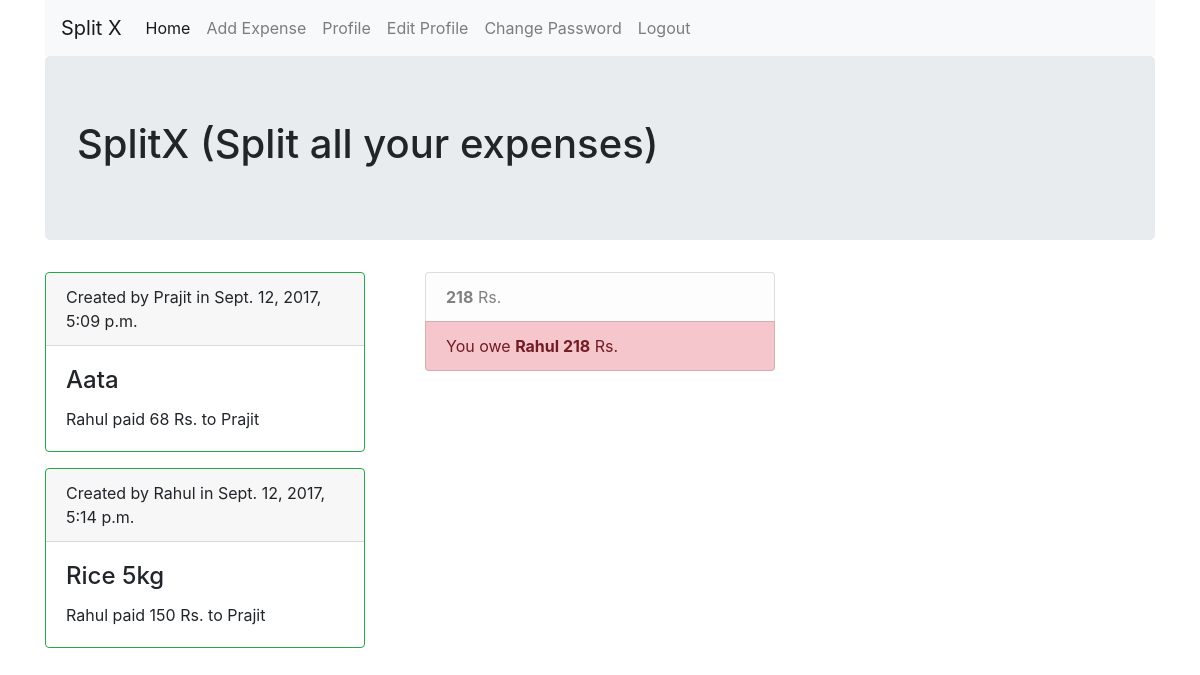
/splitx/ (signed in), run on an earlier commit of the app's database.
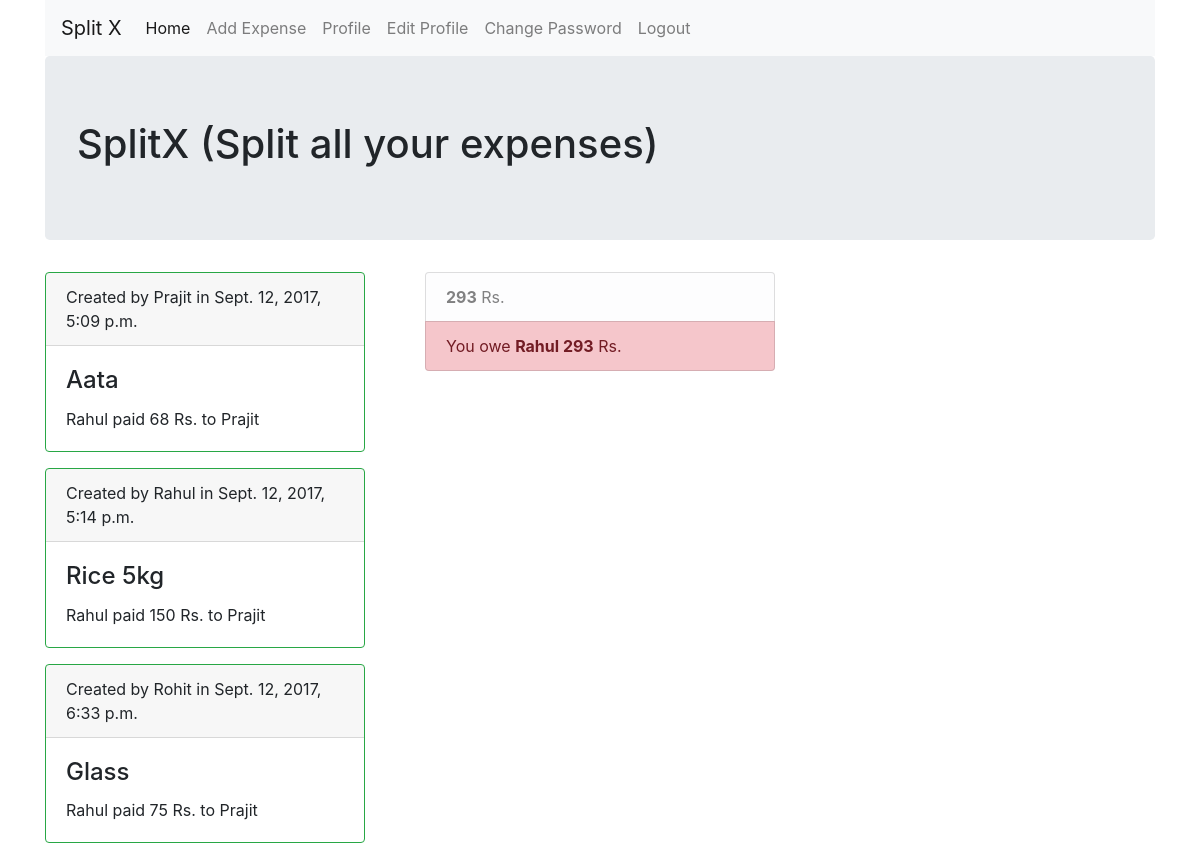
And on a later commit of the database.
### splitx/models.py (models this page shows)
class Transaction(models.Model):
    paid_by    = models.ForeignKey(User, related_name='paid_by')
    paid_to    = models.ForeignKey(User, related_name='paid_to')
    expense_id = models.ForeignKey(Expense)
    amount     = models.IntegerField()
    pub_date   = models.DateTimeField()

class Expense(models.Model):
    name       = models.CharField(max_length=100)
    cost       = models.IntegerField()
    created_by = models.ForeignKey(User)
    pub_date   = models.DateTimeField()

### splitx/views.py (the view)
def home(request):
    transactions = get_all_transactions_for_user(request.user)
    owe_to   = defaultdict(int)
    owe_from = defaultdict(int)
    total_owe_to   = 0
    total_owe_from = 0
    for transaction in transactions:
        if transaction.paid_by == request.user:
            owe_from[transaction.paid_to.first_name] += int(transaction.amount)
            total_owe_from += int(transaction.amount)
        else:
            owe_to[transaction.paid_by.first_name] += int(transaction.amount)
            total_owe_to += int(transaction.amount)
    balance = total_owe_to - total_owe_to
    return render(request, 'splitx/home.html', {\
            'transactions':   transactions,\
            'owe_to':         dict(owe_to),\
            'owe_from':       dict(owe_from),\
            'total_owe_to':   total_owe_to,\
            'total_owe_from': total_owe_from,\
            'balance':        balance,
            })

### splitx/views.py (called while the page is built)
def get_all_transactions_for_user(user):
    return Transaction.objects.all()\
            .order_by('-pub_date')\
            .filter( (Q(paid_by=user.id) | Q(paid_to=user.id)) & ~Q(paid_by = F('paid_to')) )

### splitx/templates/splitx/home.html (shortened to what this page needs)
{% extends 'base.html' %}
{% block body %}
    <div class="row">
        <div class="col">
        {% for instance in transactions %}
                <div class="card border-success mb-3" style="max-width: 20rem;">
                    <div class="card-header">Created by {{instance.expense_id.created_by.first_name}} in {{instance.expense_id.pub_date}}</div>
                  <div class="card-body">
                    <h4 class="card-title">{{instance.expense_id.name}}</h4>
                    <p class="card-text">{{instance.paid_by.first_name}} paid {{instance.amount}} Rs. to {{instance.paid_to.first_name}}</p>
                  </div>
                </div>
        {% endfor %}
        </div>
        <div class="col">
            <ul class="list-group">
                {% if total_owe_to %}
                <li class="list-group-item list-group-item-light"><b>{{total_owe_to}}</b> Rs.</li>
                {% endif %}
                {% for key, value in owe_to.items %}
                <li class="list-group-item list-group-item-danger">You owe <b>{{key}} {{value}}</b> Rs.</li>
                {% endfor %}
            </ul>
        </div>
        <div class="col">
        </div>
    </div>
{% endblock %}

What changed in the data, as far as the page shows it:
added Transaction: expense_id.created_by.first_name "Rohit", expense_id.pub_date "Sept. 12, 2017, 6:33 p.m.", expense_id.name "Glass", paid_by.first_name "Rahul", amount "75", paid_to.first_name "Prajit"
Also different on the page:
{{ total_owe_to }}: "218" → "293"
new list line: "You owe 293 Rs."
new list line: "Rahul"
list line gone: "You owe 218 Rs."
list line gone: "Rahul"
